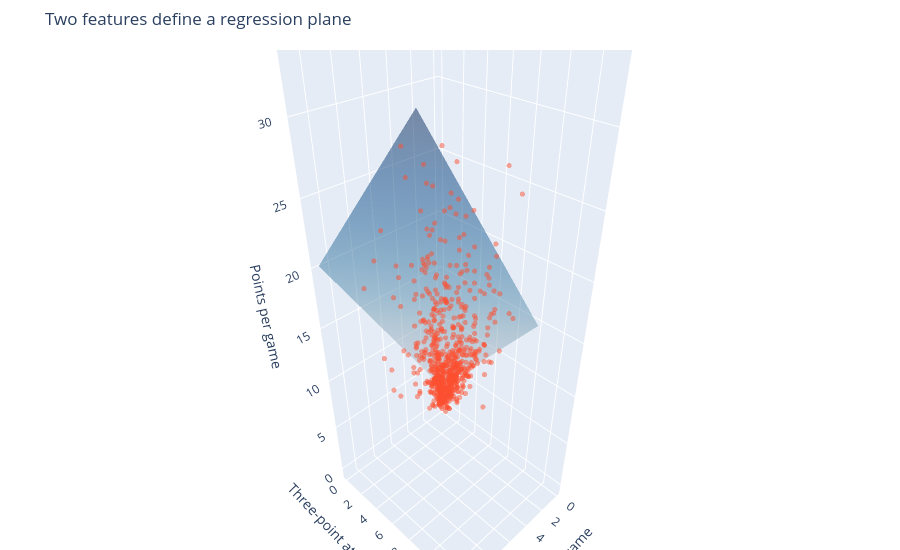

Notebook code for this chart:
### Markdown cell above
<a id="subsection5-3"></a><h3>5.3. A fitted plane</h3><p>Two features define a plane. The three-dimensional view is appropriate here because the geometry itself is the lesson. Predictions are calculated in one batch with named columns; the helper only draws the plane and observed points.</p>

### Code cell
ast_grid = np.linspace(0, 11, 40)
attempt_grid = np.linspace(0, 10, 40)
u, v = np.meshgrid(ast_grid, attempt_grid)
plane_rows = pd.DataFrame({'AST': u.ravel(), '3PA': v.ravel()})
plane_predictions = nba_two_model.predict(plane_rows).reshape(u.shape)
utils.original_nba_plane(nba, u, v, plane_predictions)

### Figure 1 — Plotly figure (JSON) as saved in the notebook; plotly's stock layout.template omitted (floating-point values rounded to 4 significant figures; data arrays with more than 128 entries replaced by an {"elided": "..."} marker saying what was removed)
{"data": [{"colorscale": [[0.0, "rgb(247,251,255)"], [0.125, "rgb(222,235,247)"], [0.25, "rgb(198,219,239)"], [0.375, "rgb(158,202,225)"], [0.5, "rgb(107,174,214)"], [0.625, "rgb(66,146,198)"], [0.75, "rgb(33,113,181)"], [0.875, "rgb(8,81,156)"], [1.0, "rgb(8,48,107)"]], "opacity": 0.5, "showscale": false, "type": "surface", "x": {"elided": "40x40 float values"}, "y": {"elided": "40x40 float values"}, "z": {"elided": "40x40 float values"}}, {"marker": {"color": "#FC4F30", "size": 3}, "mode": "markers", "name": "Observed points", "opacity": 0.5, "type": "scatter3d", "x": {"elided": "708 float values"}, "y": {"elided": "708 float values"}, "z": {"elided": "708 float values"}}], "layout": {"height": 550, "margin": {"b": 0, "l": 0, "r": 0, "t": 50}, "scene": {"xaxis": {"title": {"text": "Assists per game"}}, "yaxis": {"title": {"text": "Three-point attempts per game"}}, "zaxis": {"title": {"text": "Points per game"}}}, "title": {"text": "Two features define a regression plane"}}}
